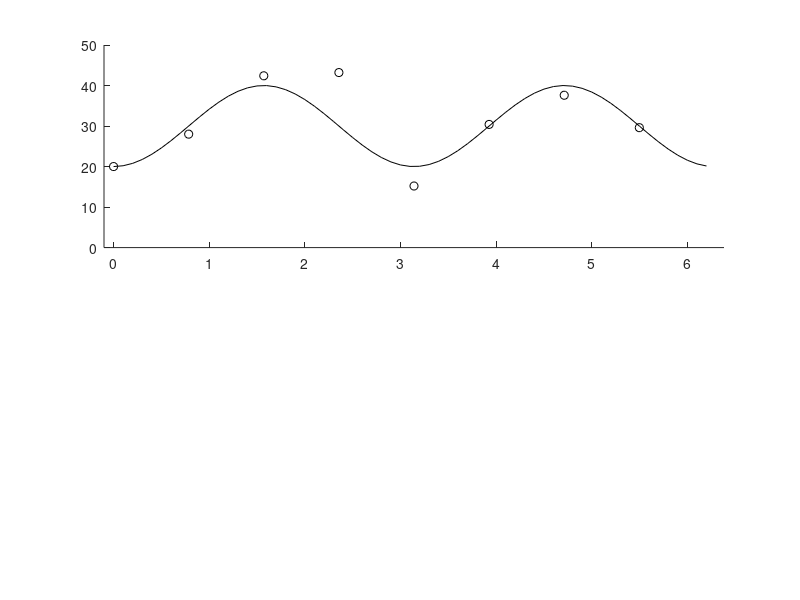

Reproduce this figure in MATLAB. (Note: this script raises an error after producing the figure.)
% tmp.m

th = 0:.1:2*pi;
tgt = 0:pi/4:7*pi/4;

weights = [0 .1 .2 .5 .8 .9 1];
m = 30; a = 10; pd = pi/2;
num_trials = 5;
t = .25;

for i=1:length(weights)
    w = weights(i);
    f = @(th) w*cos(th-pd) + (1-w)*cos(2*(th-pd));
    lambda = @(th) m+a*f(th);
    
    s = random('Poisson', repmat(lambda(tgt),num_trials,1)*t, num_trials, 8);
    
    figure; 
    subplot(2,1,1); hold on;
    plot(th, lambda(th), 'k-');
    plot(tgt, mean(s)/t, 'ko');
    axis([-.1 2*pi+.1 0 50]);
    
    data = cell(1,8);
    for d = 1:8
        data{d} = s(:,d)';
    end
    
    res = bootstrap(@vector_sum_pd, data, 'all', 1000);
    q = hist(mod(res(:,1),2*pi), th);
    subplot(2,1,2), bar(th, q);
    axis([-.1 2*pi+.1 0 200]);
    suptitle(sprintf('w = %f', w));
end
    






